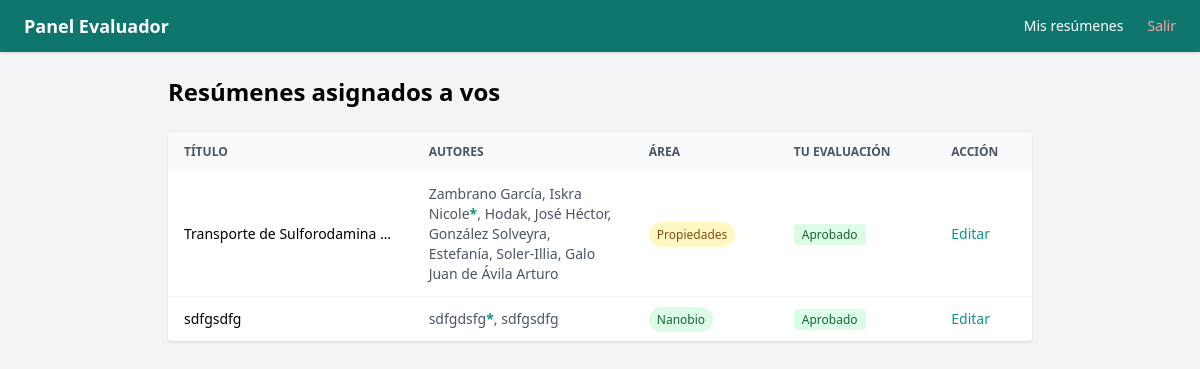
Screenshot of /eval (signed in) with the database file from the repository.
### app/models.py (models this page shows)
class Asignacion(Base):
    __tablename__ = "asignaciones"
    id = Column(Integer, primary_key=True, index=True)
    abstract_id = Column(Integer, ForeignKey("abstracts.id"), nullable=False)
    evaluador_id = Column(Integer, ForeignKey("users.id"), nullable=False)
    abstract = relationship("Abstract", back_populates="asignaciones")
    evaluador = relationship("User", back_populates="asignaciones")

class Abstract(Base):
    __tablename__ = "abstracts"
    id = Column(Integer, primary_key=True, index=True)
    titulo = Column(String, nullable=False)
    autor = Column(String, nullable=False)
    afiliacion = Column(String, nullable=False)
    email_autor = Column(String, nullable=False)
    contenido_html = Column(Text, nullable=False)
    presentacion_oral = Column(Integer, default=0)  # 1 = sí
    estado = Column(Enum(EstadoEnum), default=EstadoEnum.pendiente)
    fecha_envio = Column(DateTime, default=datetime.utcnow)
    reviews = relationship("Review", back_populates="abstract")
    asignaciones = relationship("Asignacion", back_populates="abstract")
    autores = relationship("Autor", back_populates="abstract", order_by="Autor.orden")
    afiliaciones = relationship("Afiliacion", back_populates="abstract", order_by="Afiliacion.orden")
    area_tematica = Column(String, nullable=True)
    referencias_html = Column(Text, nullable=True)
    tiene_referencias = Column(Integer, default=0)  # 1 = sí, 0 = no

class Autor(Base):
    __tablename__ = "autores"
    id = Column(Integer, primary_key=True, index=True)
    abstract_id = Column(Integer, ForeignKey("abstracts.id"), nullable=False)
    nombre = Column(String, nullable=False)
    orden = Column(Integer, nullable=False)
    es_presentador = Column(Integer, default=0)  # 1 = sí
    afiliaciones_ids = Column(String, nullable=True)  # ej: "1,2"
    abstract = relationship("Abstract", back_populates="autores")

### app/main.py (the view)
@app.get("/eval", response_class=HTMLResponse)
def eval_lista(
    request: Request,
    current_user: models.User = Depends(require_evaluador),
    db: Session = Depends(get_db)
):
    asignaciones = db.query(models.Asignacion).filter(
    models.Asignacion.evaluador_id == current_user.id
    ).all()
    reviews = db.query(models.Review).filter(
        models.Review.evaluador_id == current_user.id
    ).all()
    reviews_map = {r.abstract_id: r for r in reviews}
    return templates.TemplateResponse("eval/lista.html", {
        "request": request,
        "asignaciones": asignaciones,
        "reviews_map": reviews_map,
        "current_user": current_user
    })

### app/templates/eval/lista.html
{% extends "eval/base.html" %}
{% block content %}
<h1 class="text-2xl font-bold mb-6">Resúmenes asignados a vos</h1>
{% if asignaciones %}
<div class="bg-white rounded shadow overflow-x-auto">
    <table class="text-sm" style="min-width: 600px; width: 100%;">
        <thead class="bg-gray-50 text-gray-600 uppercase text-xs">
            <tr>
                <th class="px-4 py-3 text-left">Título</th>
                <th class="px-4 py-3 text-left">Autores</th>
                <th class="px-4 py-3 text-left">Área</th>
                <th class="px-4 py-3 text-left">Tu evaluación</th>
                <th class="px-4 py-3 text-left">Acción</th>
            </tr>
        </thead>
        <tbody class="divide-y divide-gray-100">
            {% for asig in asignaciones %}
            {% set review = reviews_map.get(asig.abstract_id) %}
            {% set area_info = {
                '1': ('Síntesis', 'bg-blue-100 text-blue-800'),
                '2': ('Autoensamblado', 'bg-purple-100 text-purple-800'),
                '3': ('Nanobio', 'bg-green-100 text-green-800'),
                '4': ('Superficies', 'bg-orange-100 text-orange-800'),
                '5': ('Propiedades', 'bg-yellow-100 text-yellow-800'),
                '6': ('Aplicaciones', 'bg-teal-100 text-teal-800'),
                '7': ('Nano y Salud', 'bg-red-100 text-red-800'),
            } %}
            {% set info = area_info.get(asig.abstract.area_tematica, ('—', 'bg-gray-100 text-gray-500')) %}
            <tr class="hover:bg-gray-50">
                <td class="px-4 py-3 font-medium" style="max-width: 200px;">
                    <div class="truncate">{{ asig.abstract.titulo | striptags }}</div>
                </td>
                <td class="px-4 py-3 text-gray-600" style="max-width: 180px;">
                    {% for autor in asig.abstract.autores %}
                        <span>{{ autor.nombre }}{% if autor.es_presentador %}<span class="text-teal-600 font-bold">*</span>{% endif %}{% if not loop.last %}, {% endif %}</span>
                    {% endfor %}
                </td>
                <td class="px-4 py-3">
                    <span class="px-2 py-1 rounded-full text-xs font-medium {{ info[1] }}">{{ info[0] }}</span>
                </td>
                <td class="px-4 py-3 whitespace-nowrap">
                    {% if review and review.decision %}
                        {% if review.decision.value == 'aprobado' %}
                            <span class="bg-green-100 text-green-800 px-2 py-0.5 rounded text-xs">Aprobado</span>
                        {% else %}
                            <span class="bg-red-100 text-red-800 px-2 py-0.5 rounded text-xs">Rechazado</span>
                        {% endif %}
                    {% else %}
                        <span class="bg-yellow-100 text-yellow-800 px-2 py-0.5 rounded text-xs">Pendiente</span>
                    {% endif %}
                </td>
                <td class="px-4 py-3">
                    <a href="/eval/{{ asig.abstract_id }}" class="text-teal-600 hover:underline font-medium">
                        {% if review and review.decision %}Editar{% else %}Evaluar{% endif %}
                    </a>
                </td>
            </tr>
            {% endfor %}
        </tbody>
    </table>
</div>
{% else %}
<div class="bg-white rounded shadow p-8 text-center text-gray-400">
    Todavía no tenés resúmenes asignados.
</div>
{% endif %}
{% endblock %}

### rows the page displays
Asignacion: abstract.titulo "Transporte de Sulforodamina…", info "Propiedades"
Autor: nombre "Zambrano García, Iskra Nicole"
Autor: nombre "Hodak, José Héctor"
Autor: nombre "González Solveyra, Estefanía"
Autor: nombre "Soler-Illia, Galo Juan de Ávila Arturo"
Asignacion: abstract.titulo "sdfgsdfg", info "Nanobio"
Autor: nombre "sdfgdsfg"
Autor: nombre "sdfgsdfg"
